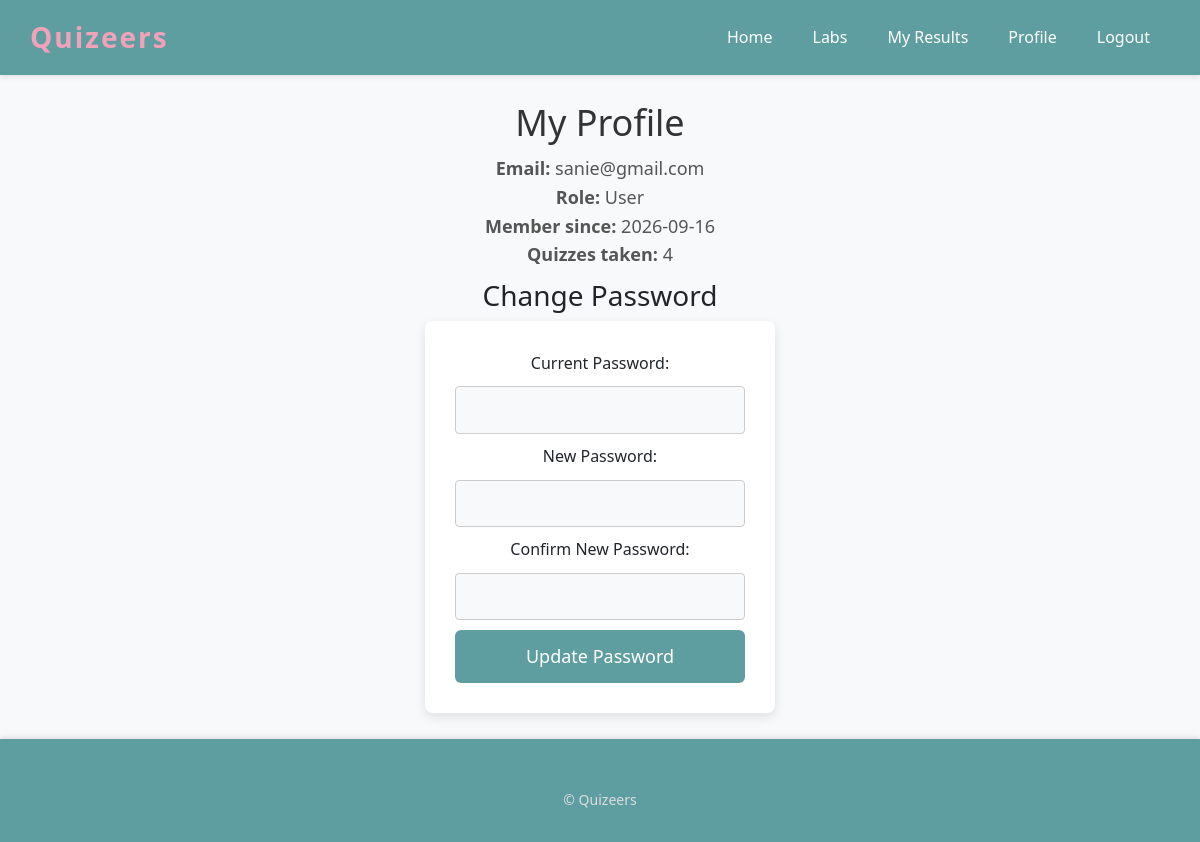
Page /profile (signed in) on the committed database.
### app.py (models this page shows, shortened)
class User(UserMixin, db.Model):
    id = db.Column(db.Integer, primary_key=True)
    email = db.Column(db.String(255), unique=True, nullable=False)
    password_hash = db.Column(db.String(255), nullable=False)
    is_admin = db.Column(db.Boolean, default=False)
    created_at = db.Column(db.DateTime, default=lambda: datetime.now(timezone.utc))

### app.py (the view, shortened to what this page needs)
@app.route("/profile", methods=["GET", "POST"])
@login_required
def profile():
    attempt_count = Result.query.filter_by(user_id=current_user.id).count()
    return render_template("profile.html", attempt_count=attempt_count)

### app.py (called while the page is built)
@login_manager.user_loader
def load_user(user_id):
    return db.session.get(User, int(user_id))

### templates/profile.html (shortened to what this page needs)
{% extends "base.html" %}
{% block content %}
    <h2>My Profile</h2>
    <p>
        <strong>Email:</strong> {{ current_user.email }}<br>
        <strong>Role:</strong> {{ 'Admin' if current_user.is_admin else 'User' }}<br>
        <strong>Member since:</strong> {{ current_user.created_at.strftime('%Y-%m-%d') if current_user.created_at else '—' }}<br>
        <strong>Quizzes taken:</strong> {{ attempt_count }}
    </p>
    <h3>Change Password</h3>
    <form method="POST">
        <label for="current_password">Current Password:</label>
        <input type="password" id="current_password" name="current_password" required><br>
        <label for="new_password">New Password:</label>
        <input type="password" id="new_password" name="new_password" minlength="6" required><br>
        <label for="confirm_password">Confirm New Password:</label>
        <input type="password" id="confirm_password" name="confirm_password" minlength="6" required><br>
        <button type="submit">Update Password</button>
    </form>
{% endblock %}

### static/css/styles.css (style rules this page uses)
body { font-family: 'Segoe UI', Tahoma, Geneva, Verdana, sans-serif; margin: 0; padding: 0; background-color: #f8f9fa; line-height: 1.6; }
main h2 { font-size: 36px; color: #333; margin-bottom: 10px; font-weight: 400; }
main p { font-size: 18px; margin: 10px 0; color: #555; }
form { background-color: white; padding: 30px; margin: 0 auto; width: 350px; border-radius: 8px; box-shadow: 0 4px 12px rgba(0, 0, 0, 0.1); }
form input[type="text"], form input[type="password"], form input[type="email"] { width: 100%; padding: 10px; margin: 10px 0; border: 1px solid #ccc; border-radius: 4px; font-size: 16px; color: #333; background-color: #f8f9fa; transition: border-color 0.3s ease; }
form button { background-color: #5f9ea0; color: white; padding: 12px 20px; border: none; border-radius: 6px; font-size: 18px; font-weight: 500; cursor: pointer; width: 100%; transition: background-color 0.3s ease; }

### rows in the picture
User: email "sanie@gmail.com", is_admin "User", created_at "2026-09-16"

### other values in the picture
{{ attempt_count }} "4"
